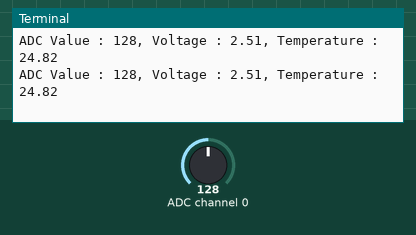
This program was run on a simulated Raspberry Pi (BCM pin numbers). Shown: the last lines printed to the terminal. Inputs (shaded band) come from the test bench; at power-on: ADC channel 0 = 128 (analog values on the 0–255 scale).

Above: at 1.2 s.
1.3 s: ADC channel 0 set to 178
At 1.9 s:
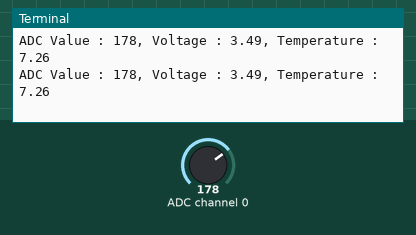
2.8 s: ADC channel 0 set to 224
At 3.7 s:
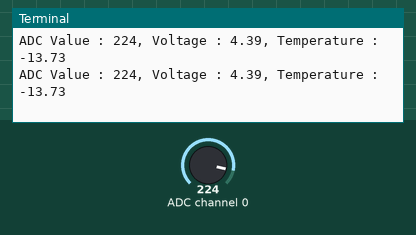
Timing chart, 0 to 5.8 s (numbered marks = the images above; inputs shaded):
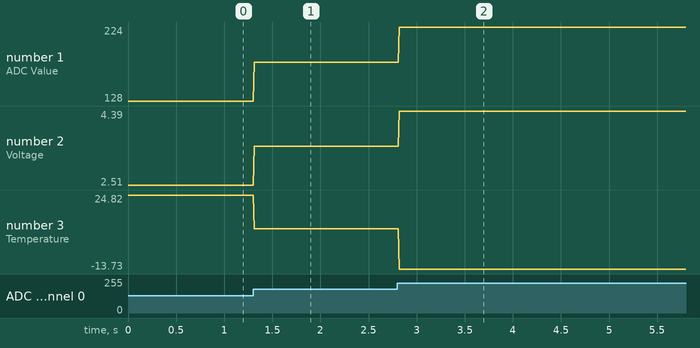

The program:

Thermometer.py
```python
#!/usr/bin/env python3
#############################################################################
# Filename    : Thermometer.py
# Description : DIY Thermometer
# Author      : www.freenove.com
# modification: 2021/1/1
########################################################################
import RPi.GPIO as GPIO
import time
import math
from ADCDevice import *

adc = ADCDevice(0x48) # Define an ADCDevice class object

def setup():
    global adc
    if(adc.detectI2C(0x48)): # Detect the pcf8591.
        adc = ADS7830(0x48)
    else:
        print("No correct I2C address found, \n"
        "Please use command 'i2cdetect -y 1' to check the I2C address! \n"
        "Program Exit. \n");
        exit(-1)

def loop():
    while True:
        value = adc.analogRead(0)        # read ADC value A0 pin
        voltage = value / 255.0 * 5.0        # calculate voltage
        Rt = 10 * voltage / (5.0 - voltage)    # calculate resistance value of thermistor
        tempK =  1/(1/(273.15 + 25) + math.log(Rt/10)/3950.0) # calculate temperature (Kelvin)
        tempC = tempK -273.15        # calculate temperature (Celsius)
        print ('ADC Value : %d, Voltage : %.2f, Temperature : %.2f'%(value,voltage,tempC))
        time.sleep(0.01)

def destroy():
    adc.close()
    GPIO.cleanup()

if __name__ == '__main__':  # Program entrance
    print ('Program is starting ... ')
    setup()
    try:
        loop()
    except KeyboardInterrupt: # Press ctrl-c to end the program.
        destroy()
```

ADCDevice.py
```python
#!/usr/bin/env python3
########################################################################
# Filename    : ADCDevice.py
# Description : Freenove ADC Module library.
# Author      : www.freenove.com
# modification: 2020/04/21
########################################################################

import smbus

class ADCDevice(object):
    def __init__(self,addr):
        self.cmd = 0
        self.address = addr
        self.bus=smbus.SMBus(1)
        # print("ADCDevice init")

    def detectI2C(self,addr):
        try:
            self.bus.write_byte(addr,0)
            print("Found device in address 0x%x"%(addr))
            return True
        except:
            print("Not found device in address 0x%x"%(addr))
            return False

    def close(self):
        self.bus.close()

class PCF8591(ADCDevice):
    def __init__(self,addr):
        super(PCF8591, self).__init__(addr)
        self.cmd = 0x40     # The default command for PCF8591 is 0x40.
        self.address = addr # 0x48 is the default i2c address for PCF8591 Module.

    def analogRead(self, chn): # PCF8591 has 4 ADC input pins, chn:0,1,2,3
        value = self.bus.read_byte_data(self.address, self.cmd+chn)
        value = self.bus.read_byte_data(self.address, self.cmd+chn)
        return value

    def analogWrite(self,value): # write DAC value
        self.bus.write_byte_data(address,cmd,value)

class ADS7830(ADCDevice):
    def __init__(self,addr):
        super(ADS7830, self).__init__(addr)
        self.cmd = 0x84
        self.address = addr # 0x4b is the default i2c address for ADS7830 Module.

    def analogRead(self, chn): # ADS7830 has 8 ADC input pins, chn:0,1,2,3,4,5,6,7
        value = self.bus.read_byte_data(self.address, self.cmd|(((chn<<2 | chn>>1)&0x07)<<4))
        return value
```

Measured:
- after the input at 1.3 s, the terminal: prints a new line at once (image 1)
- after the input at 2.8 s, the terminal: prints a new line at once (image 2)
- plotted number 1: 128 → 178 after the input at 1.3 s, 178 → 224 after the input at 2.8 s
- plotted number 2: 2.51 → 3.49 after the input at 1.3 s, 3.49 → 4.39 after the input at 2.8 s
- plotted number 3: 24.82 → 7.26 after the input at 1.3 s, 7.26 → -13.73 after the input at 2.8 s
